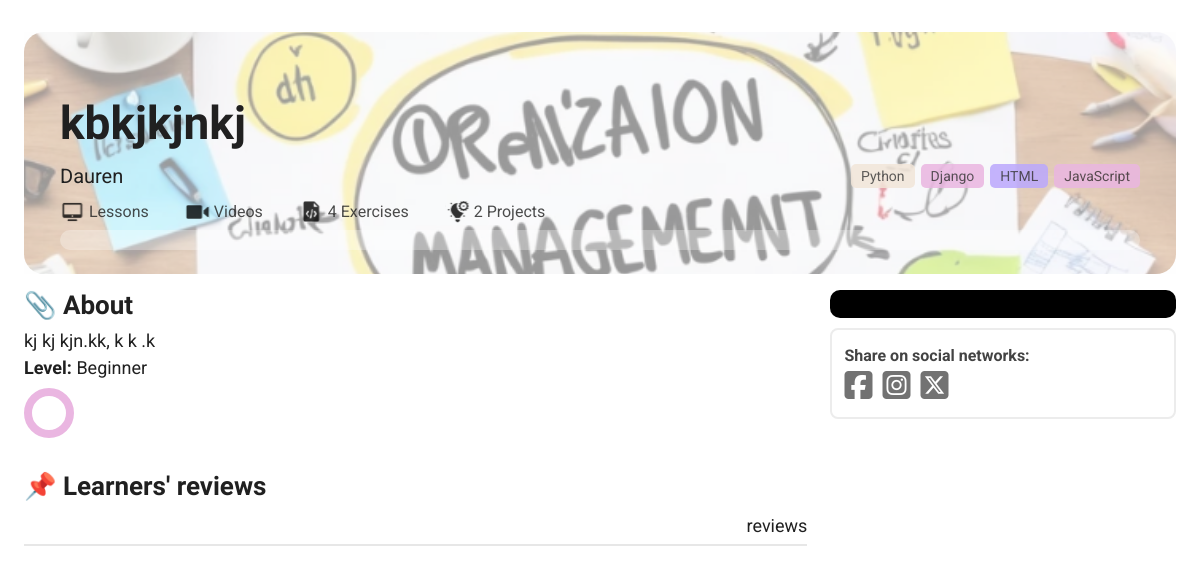
The app's page /courses/4/ with its own data.
### course/models.py (models this page shows, shortened)
class Course(models.Model):
    LEVEL = (
        ('Beginner', 'Beginner'),
        ('Intermediate', 'Intermediate'),
        ('Expert', 'Expert'),
    )
    title = models.CharField(max_length=250)
    user = models.ForeignKey(User, on_delete=models.CASCADE)
    image = models.ImageField(upload_to=f'courses', blank=True)
    tags = models.ManyToManyField(Tag, blank=True)
    about = RichTextField(blank=True)
    level = models.CharField(max_length=13, choices=LEVEL)
    public = models.BooleanField(default=False)
    likes = models.ManyToManyField(User, blank=True, related_name='likes')
    course_titles = models.ManyToManyField('Title', through='TitleOrder', blank=True, default=[],  related_name='course_titles')
    users_who_registered = models.ManyToManyField(User, related_name='users_who_registered', blank=True)
    created = models.DateTimeField(auto_now_add=True)
    updated = models.DateTimeField(auto_now=True)

class Tag(models.Model):
    name = models.CharField(max_length=100)

### course/views/course.py (the view)
# urls.py: path('', course.courses, name='courses'),
def course(request, id):
    course = get_object_or_404(Course, pk=id)
    return render(request, 'course/course.html', {
        'course': course,
    })

### course/templates/course/course.html (shortened to what this page needs)
{% include 'main.html' %}
{% block title %}
    <link rel="stylesheet" href="/static/css/courses/course.css">
{% endblock title %}
{% block content %}
<div class="course">
    <div class="course__item"
    {% if request.user.is_authenticated %}
        style="margin-left: 200px;"
    {% else %}
        style="margin-left: 0px"
    {% endif %}>
        <div class="course__header">
            <div class="course__header__image"
                {% if course.image %}style="background-image: url('/media/{{ course.image }}');"{% else %}style="background-color: url('https://images.unsplash.com/photo-1519327128442-131d250b06b8?ixlib=rb-4.0.3&ixid=M3wxMjA3fDB8MHxzZWFyY2h8MjR8fG5vdCUyMGZvdW5kfGVufDB8fDB8fHww&auto=format&fit=crop&w=800&q=60')"{% endif %}></div>
            <div class="course__header__mask"></div>
            <div class="course__header__item">
                <div class="course__header__title">
                    <h2>{{ course.title }}</h2>
                </div>
                <div class="course__header__info">
                    <div class="course__header__info__left">
                        <a href="/users/{{ course.user.username }}">{{ course.user.username }}</a>
                    </div>
                    <div class="course__header__info__right">
                        {% for tag in course.tags.all %}
                        <div class="course__tag" style="background-color: {% if forloop.counter|divisibleby:3 %}#BBA8FD{% elif forloop.counter|divisibleby:2 %}#EAB6E1{% else %}#F2E6D9{% endif %}">
                                {{ tag.name }}
                            </div>
                        {% endfor %}
                    </div>
                </div>
            <div class="course__header__desc">
                <div class="">
                    <img src="/static/media/icons/Monitor.svg" alt="video">
                    <span id='CourseLessonsCount'>{{ lessons_count }} Lessons</span>
                </div>
                <div class="">
                    <img src="/static/media/icons/VideoCall.svg" alt="VideoCall">
                    <span  id='CourseVideosCount'>{{ videos_count }} Videos</span>
                </div>
                <div class="">
                    <img src="/static/media/icons/CodeFile.svg" alt="CodeFile">
                    <span id='CourseExerciesesCount'>4 Exercises</span>
                </div>
                <div class="">
                    <img src="/static/media/icons/ProjectManagement.svg" alt="ProjectManagement">
                    <span id='CourseProjectsCount'>2 Projects</span>
                </div>
            </div>
            <div class="course__header__experience">
                <div class="course__header__experience__line">
                </div>
            </div>
            </div>
        </div>
        <div class="course__content">
            <div class="course__content__left">
                <div class="course__about">
                    <h2>📎 About</h2>
                    <div class="course__about">
                        <p>{% autoescape off %}
                            <div class="text">
                                {{ course.about }}
                            </div>
                            {% endautoescape %}</p>
                    </div>
                    <p><b>Level: </b> {{ course.level }}</p>
                </div>
                <div class="tasks" id="TasksContent">
                    <div class="tasks__loader"></div>
                </div>
                <div class="course__reviews">
                    <h2>📌 Learners' reviews</h2>
                    <div class="course__reviews__filters">
                        <div class="show__count__reviews">
                            reviews
                        </div>
                    </div>
                </div>
            </div>
            <div class="course__content__right">
                <div class="course__content__right__place__spec">
                    <a
                            class="btn"
                            id='enrollDropInACourse'></a>
               </div>
                <div class="course__content__right__place">
                    <b>Share on social networks:</b>
                    <div class="line">
                        <a class="fa-brands fa-square-facebook" href=""></a>
                        <a class="fa-brands fa-square-instagram" href=""></a>
                        <a class="fa-brands fa-square-x-twitter" href=""></a>
                    </div>
                </div>
            </div>
        </div>
    </div>
</div>
{% endblock content %}

### templates/main.html (shortened to what this page needs)
<!DOCTYPE html>
<html lang="en">
<head>
    <link rel="stylesheet" href="/static/css/main.css">
</head>
<body>
</body>
</html>

### static/css/main.css (style rules this page uses)
* { box-sizing: border-box; padding: 0; margin: 0; text-decoration: none; outline: none; border: none; }
body { background-color: var(--white); color: var(--primary); font-size: 18px; font-family: var(--Roboto); overflow-x: hidden; }
a { color: rgb(20,20,20,.9); }
.btn { padding: 14px 16px; border-radius: 10px; background-color: var(--black); color: var(--white); font-size: 18px; cursor: pointer; }
a, button, input, textarea, select, textarea { transition: all .3s linear; }

### static/css/variables.css (style rules this page uses)
:root { --black: #000; --white: #fff; --primary: #202020; --lightYellow: #f2e6d9; --pink: #EAB6E1; --violet: #bba8fd; --lilac: #DDC1EA; --lightBlue: #F3F8FF; --blue: #DEECFF; --lightViolet: #C6CFFF; --lightLilac: #E8D3FF; --Roboto: 'Roboto', sans-serif; --PaytoneOne: 'Paytone One', sans-serif; }

### records on screen
Course: image (picture), title "kbkjkjnkj", user.username "Dauren", about "kj kj kjn.kk, k k .k", level "Beginner"
Tag: name "Python"
Tag: name "Django"
Tag: name "HTML"
Tag: name "JavaScript"
